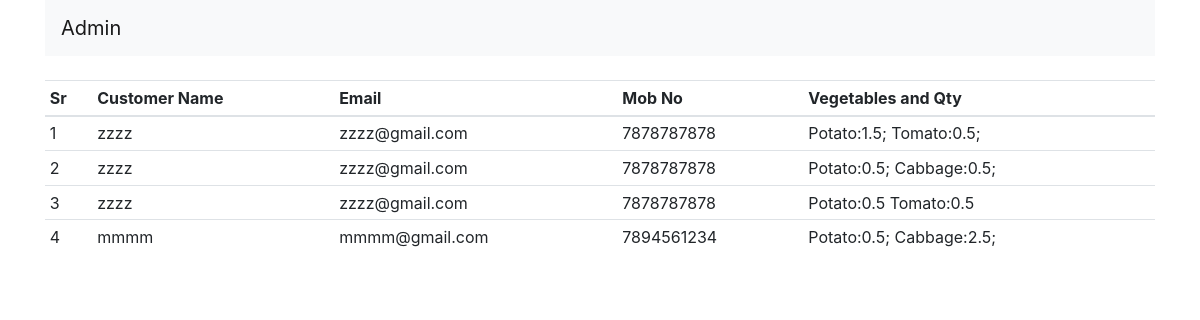
The page /orders on the database as committed earlier.
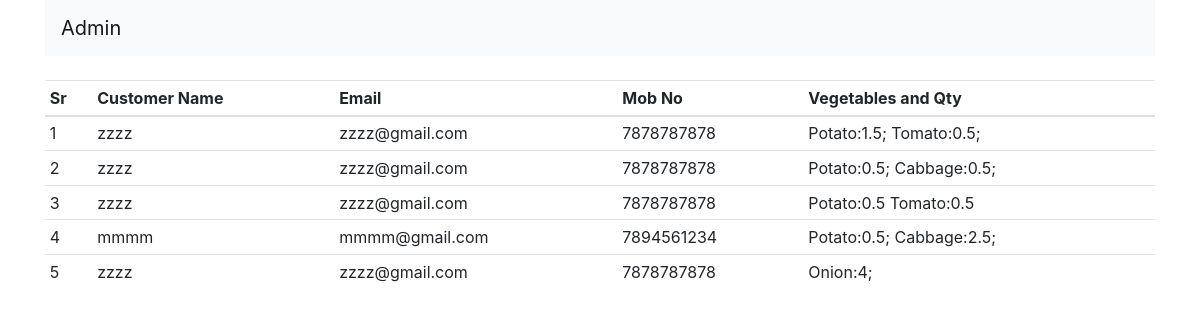
The same page on the database as committed later.
### shop/customers/models.py (models this page shows)
class Orders(db.Model):
    id = db.Column(db.Integer, primary_key=True)
    name = db.Column(db.String(80), unique=False, nullable=False)
    email = db.Column(db.String(120), unique=False, nullable=False)
    contact = db.Column(db.String(80), unique=False, nullable=False)
    prodet = db.Column(db.String(300), unique= False, nullable=False)

### shop/admin/routes.py (the view)
@app.route('/orders')
def orders():
    order = Orders.query.all()
    return render_template('admin/orders.html', title="Orders", order=order)

### shop/templates/admin/orders.html (shortened to what this page needs)
{%extends "layout.html" %}
{% block content %}
<div class="container">
    <nav class="navbar navbar-expand-lg navbar-light bg-light">
        <a class="navbar-brand" href="/admin">Admin</a>
      </nav>
</div>
<div class="container mt-4">
    <table class="table table-sm table-condensed">
        <thead>
            <th>Sr</th>
            <th>Customer Name</th>
            <th>Email</th>
            <th>Mob No</th>
            <th>Vegetables and Qty</th>
        </thead>
        <tbody>
            {%for i in order%}
            <tr>
                <td>{{loop.index}}</td>
                <td>{{i.name}}</td>
                <td>{{i.email}}</td>
                <td>{{i.contact}}</td>
                <td>{{i.prodet}}</td>
            </tr>
            {% endfor %}
        </tbody>
    </table>
</div>
{% endblock content %}

Rows that differ between the two databases and show on the page:
added Orders: name "zzzz", email "zzzz@gmail.com", contact "7878787878", prodet "Onion:4;"
